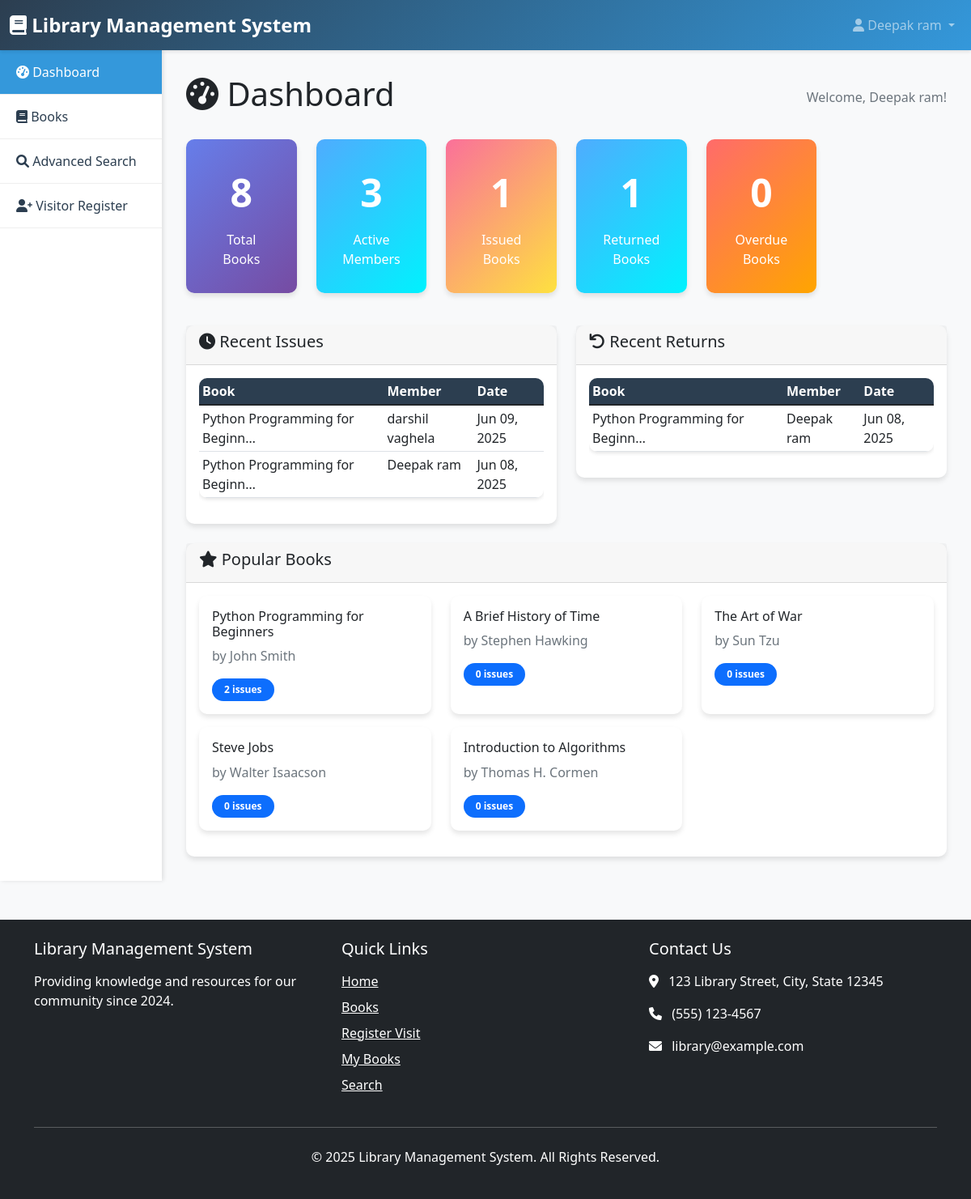
/dashboard/ (signed in), run on the app's committed database.
### library/models.py (models this page shows, shortened)
class BookIssue(models.Model):
    book = models.ForeignKey(Book, on_delete=models.CASCADE)
    member = models.ForeignKey(Member, on_delete=models.CASCADE)
    issue_date = models.DateTimeField(auto_now_add=True)
    due_date = models.DateTimeField()
    return_date = models.DateTimeField(null=True, blank=True)
    fine_amount = models.DecimalField(max_digits=10, decimal_places=2, default=0.00)
    is_returned = models.BooleanField(default=False)
    issued_by = models.ForeignKey(User, on_delete=models.CASCADE, related_name='issued_books')
    returned_by = models.ForeignKey(User, on_delete=models.CASCADE, related_name='returned_books', null=True, blank=True)

class Book(models.Model):
    title = models.CharField(max_length=200)
    author = models.CharField(max_length=200)
    isbn = models.CharField(max_length=13, unique=True)
    category = models.ForeignKey(Category, on_delete=models.CASCADE)
    total_copies = models.PositiveIntegerField(default=1)
    available_copies = models.PositiveIntegerField(default=1)
    publication_date = models.DateField()
    publisher = models.CharField(max_length=200)
    description = models.TextField(blank=True)
    book_image = models.ImageField(upload_to='book_images/', blank=True, null=True)
    added_date = models.DateTimeField(auto_now_add=True)
    updated_date = models.DateTimeField(auto_now=True)

class Member(models.Model):
    MEMBER_TYPES = [
        ('student', 'Student'),
        ('faculty', 'Faculty'),
        ('staff', 'Staff'),
    ]
    user = models.OneToOneField(User, on_delete=models.CASCADE)
    member_id = models.CharField(max_length=20, unique=True)
    phone = models.CharField(max_length=15)
    address = models.TextField()
    member_type = models.CharField(max_length=10, choices=MEMBER_TYPES, default='student')
    department = models.CharField(max_length=100)
    enrollment_number = models.CharField(max_length=20, blank=True)
    date_joined = models.DateTimeField(auto_now_add=True)
    is_active = models.BooleanField(default=True)

### library/views.py (the view)
# urls.py: path('dashboard/', views.dashboard, name='dashboard'),
@login_required
def dashboard(request):
    context = {}
    total_books = Book.objects.count()
    total_members = Member.objects.filter(is_active=True).count()
    issued_books = BookIssue.objects.filter(is_returned=False).count()
    returned_books = BookIssue.objects.filter(is_returned=True).count()
    overdue_books = BookIssue.objects.filter(
        is_returned=False,
        due_date__lt=timezone.now()
    ).count()
    context.update({
        'total_books': total_books,
        'total_members': total_members,
        'issued_books': issued_books,
        'returned_books': returned_books,
        'overdue_books': overdue_books,
    })
    recent_issues = BookIssue.objects.select_related('book', 'member__user').order_by('-issue_date')[:5]
    recent_returns = BookIssue.objects.filter(is_returned=True).select_related('book', 'member__user').order_by('-return_date')[:5]
    context.update({
        'recent_issues': recent_issues,
        'recent_returns': recent_returns,
    })
    popular_books = Book.objects.annotate(
        issue_count=Count('bookissue')
    ).order_by('-issue_count')[:5]
    context['popular_books'] = popular_books
    return render(request, 'library/dashboard.html', context)

### templates/library/dashboard.html (shortened to what this page needs)
{% extends 'base.html' %}
{% block content %}
<div class="d-flex justify-content-between align-items-center mb-4">
    <h1><i class="fas fa-tachometer-alt"></i> Dashboard</h1>
    <div class="text-muted">
        Welcome, {{ user.get_full_name|default:user.username }}!
    </div>
</div>
<div class="row mb-4">
    <div class="col-md-6 col-lg-2 mb-3">
        <div class="card stat-card info">
            <div class="stat-number">{{ total_books }}</div>
            <div>Total Books</div>
        </div>
    </div>
    <div class="col-md-6 col-lg-2 mb-3">
        <div class="card stat-card success">
            <div class="stat-number">{{ total_members }}</div>
            <div>Active Members</div>
        </div>
    </div>
    <div class="col-md-6 col-lg-2 mb-3">
        <div class="card stat-card warning">
            <div class="stat-number">{{ issued_books }}</div>
            <div>Issued Books</div>
        </div>
    </div>
    <div class="col-md-6 col-lg-2 mb-3">
        <div class="card stat-card success">
            <div class="stat-number">{{ returned_books }}</div>
            <div>Returned Books</div>
        </div>
    </div>
    <div class="col-md-6 col-lg-2 mb-3">
        <div class="card stat-card danger">
            <div class="stat-number">{{ overdue_books }}</div>
            <div>Overdue Books</div>
        </div>
    </div>
</div>
<div class="row">
    <div class="col-lg-6 mb-4">
        <div class="card">
            <div class="card-header">
                <h5><i class="fas fa-clock"></i> Recent Issues</h5>
            </div>
            <div class="card-body">
                {% if recent_issues %}
                    <div class="table-responsive">
                        <table class="table table-sm">
                            <thead>
                                <tr>
                                    <th>Book</th>
                                    <th>Member</th>
                                    <th>Date</th>
                                </tr>
                            </thead>
                            <tbody>
                                {% for issue in recent_issues %}
                                <tr>
                                    <td>{{ issue.book.title|truncatechars:30 }}</td>
                                    <td>{{ issue.member.user.get_full_name }}</td>
                                    <td>{{ issue.issue_date|date:"M d, Y" }}</td>
                                </tr>
                                {% endfor %}
                            </tbody>
                        </table>
                    </div>
                {% else %}
                    <p class="text-muted">No recent issues</p>
                {% endif %}
            </div>
        </div>
    </div>
    <div class="col-lg-6 mb-4">
        <div class="card">
            <div class="card-header">
                <h5><i class="fas fa-undo"></i> Recent Returns</h5>
            </div>
            <div class="card-body">
                {% if recent_returns %}
                    <div class="table-responsive">
                        <table class="table table-sm">
                            <thead>
                                <tr>
                                    <th>Book</th>
                                    <th>Member</th>
                                    <th>Date</th>
                                </tr>
                            </thead>
                            <tbody>
                                {% for return in recent_returns %}
                                <tr>
                                    <td>{{ return.book.title|truncatechars:30 }}</td>
                                    <td>{{ return.member.user.get_full_name }}</td>
                                    <td>{{ return.return_date|date:"M d, Y" }}</td>
                                </tr>
                                {% endfor %}
                            </tbody>
                        </table>
                    </div>
                {% else %}
                    <p class="text-muted">No recent returns</p>
                {% endif %}
            </div>
        </div>
    </div>
</div>
<div class="row">
    <div class="col-12">
        <div class="card">
            <div class="card-header">
                <h5><i class="fas fa-star"></i> Popular Books</h5>
            </div>
            <div class="card-body">
                {% if popular_books %}
                    <div class="row">
                        {% for book in popular_books %}
                        <div class="col-md-6 col-lg-4 mb-3">
                            <div class="card h-100">
                                <div class="card-body">
                                    <h6 class="card-title">{{ book.title }}</h6>
                                    <p class="card-text text-muted">by {{ book.author }}</p>
                                    <span class="badge bg-primary">{{ book.issue_count }} issue{{ book.issue_count|pluralize }}</span>
                                </div>
                            </div>
                        </div>
                        {% endfor %}
                    </div>
                {% else %}
                    <p class="text-muted">No popular books data available</p>
                {% endif %}
            </div>
        </div>
    </div>
</div>
{% endblock %}

### templates/base.html (shortened to what this page needs)
<!DOCTYPE html>
<html lang="en">
<head>
    <link href="https://cdn.jsdelivr.net/npm/bootstrap@5.1.3/dist/css/bootstrap.min.css" rel="stylesheet">
    <link href="https://cdnjs.cloudflare.com/ajax/libs/font-awesome/6.0.0/css/all.min.css" rel="stylesheet">
</head>
<body>
    <nav class="navbar navbar-expand-lg navbar-dark">
        <div class="container-fluid">
            <a class="navbar-brand" href="{% if user.is_authenticated %}{% url 'dashboard' %}{% else %}{% url 'home' %}{% endif %}">
                <i class="fas fa-book"></i> Library Management System
            </a>
            <div class="collapse navbar-collapse" id="navbarNav">
                <ul class="navbar-nav ms-auto">
                    {% if user.is_authenticated %}
                        <li class="nav-item dropdown">
                            <a class="nav-link dropdown-toggle" href="#" id="navbarDropdown" role="button" data-bs-toggle="dropdown">
                                <i class="fas fa-user"></i> {{ user.get_full_name|default:user.username }}
                            </a>
                        </li>
                    {% endif %}
                </ul>
            </div>
        </div>
    </nav>
    <div class="container-fluid">
        <div class="row">
            {% if user.is_authenticated %}
            <div class="col-md-3 col-lg-2 sidebar">
                <nav class="nav flex-column">
                    <a class="nav-link {% if request.resolver_match.url_name == 'dashboard' %}active{% endif %}" href="{% url 'dashboard' %}">
                        <i class="fas fa-tachometer-alt"></i> Dashboard
                    </a>
                    <a class="nav-link {% if 'book' in request.resolver_match.url_name %}active{% endif %}" href="{% url 'book_list' %}">
                        <i class="fas fa-book"></i> Books
                    </a>
                    <a class="nav-link {% if request.resolver_match.url_name == 'search' %}active{% endif %}" href="{% url 'search' %}">
                        <i class="fas fa-search"></i> Advanced Search
                    </a>
                    <a class="nav-link" href="{% url 'visitor_register' %}">
                        <i class="fas fa-user-plus"></i> Visitor Register
                    </a>
                </nav>
            </div>
            {% endif %}
            <div class="{% if user.is_authenticated %}col-md-9 col-lg-10{% else %}col-12{% endif %} main-content">
                {% block content %}{% endblock %}
            </div>
        </div>
    </div>
    <footer class="mt-5 py-4 bg-dark text-white">
        <div class="container">
            <div class="row">
                <div class="col-md-4 mb-4 mb-md-0">
                    <h5 class="mb-3">Library Management System</h5>
                    <p>Providing knowledge and resources for our community since 2024.</p>
                </div>
                <div class="col-md-4 mb-4 mb-md-0">
                    <h5 class="mb-3">Quick Links</h5>
                    <ul class="list-unstyled">
                        <li class="mb-2"><a href="{% url 'home' %}" class="text-white">Home</a></li>
                        <li class="mb-2"><a href="{% url 'book_list' %}" class="text-white">Books</a></li>
                        <li class="mb-2"><a href="{% url 'visitor_register' %}" class="text-white">Register Visit</a></li>
                        {% if user.is_authenticated %}
                            <li class="mb-2"><a href="{% url 'my_books' %}" class="text-white">My Books</a></li>
                            <li class="mb-2"><a href="{% url 'search' %}" class="text-white">Search</a></li>
                        {% else %}
                            <li class="mb-2"><a href="{% url 'login' %}" class="text-white">Login</a></li>
                            <li class="mb-2"><a href="{% url 'register' %}" class="text-white">Register</a></li>
                        {% endif %}
                    </ul>
                </div>
                <div class="col-md-4">
                    <h5 class="mb-3">Contact Us</h5>
                    <address>
                        <p><i class="fas fa-map-marker-alt me-2"></i> 123 Library Street, City, State 12345</p>
                        <p><i class="fas fa-phone me-2"></i> (555) 123-4567</p>
                        <p><i class="fas fa-envelope me-2"></i> library@example.com</p>
                    </address>
                </div>
            </div>
            <hr class="my-4">
            <div class="text-center">
                <p>&copy; {% now "Y" %} Library Management System. All Rights Reserved.</p>
            </div>
        </div>
    </footer>
</body>
</html>

### templates/base.html (style rules this page uses)
:root { --primary-color: #2c3e50; --secondary-color: #3498db; --success-color: #27ae60; --warning-color: #f39c12; --danger-color: #e74c3c; }
body { background-color: #f8f9fa; font-family: 'Segoe UI', Tahoma, Geneva, Verdana, sans-serif; }
.navbar { background: linear-gradient(135deg, var(--primary-color), var(--secondary-color)); box-shadow: 0 2px 4px rgba(0,0,0,0.1); }
.navbar-brand { font-weight: bold; font-size: 1.5rem; }
.sidebar { background: white; min-height: calc(100vh - 76px); box-shadow: 2px 0 5px rgba(0,0,0,0.1); padding: 0; }
.sidebar .nav-link { color: var(--primary-color); padding: 15px 20px; border-bottom: 1px solid #eee; transition: all 0.3s ease; }
.sidebar .nav-link.active { background-color: var(--secondary-color); color: white; }
.main-content { padding: 30px; }
.card { border: none; border-radius: 10px; box-shadow: 0 4px 6px rgba(0,0,0,0.1); transition: transform 0.3s ease; }
.stat-card { background: linear-gradient(135deg, #667eea 0%, #764ba2 100%); color: white; text-align: center; padding: 30px; }
.stat-card.success { background: linear-gradient(135deg, #4facfe 0%, #00f2fe 100%); }
.stat-card.warning { background: linear-gradient(135deg, #fa709a 0%, #fee140 100%); }
.stat-card.danger { background: linear-gradient(135deg, #ff6b6b 0%, #ffa500 100%); }
.stat-card.info { background: linear-gradient(135deg, #667eea 0%, #764ba2 100%); }
.stat-number { font-size: 3rem; font-weight: bold; margin-bottom: 10px; }
.table { background: white; border-radius: 10px; overflow: hidden; box-shadow: 0 2px 4px rgba(0,0,0,0.1); }
.table thead { background: var(--primary-color); color: white; }
.badge { border-radius: 20px; padding: 8px 15px; }

### data on the page
BookIssue: book "Python Programming for Beginn…", member.user.get_full_name "darshil vaghela", issue_date "Jun 09, 2025"
BookIssue: book "Python Programming for Beginn…", member.user.get_full_name "Deepak ram", issue_date "Jun 08, 2025", return_date "Jun 08, 2025"
Book: title "Python Programming for Beginners", author "John Smith", issue_count "2"
Book: title "A Brief History of Time", author "Stephen Hawking", issue_count "0"
Book: title "The Art of War", author "Sun Tzu", issue_count "0"
Book: title "Steve Jobs", author "Walter Isaacson", issue_count "0"
Book: title "Introduction to Algorithms", author "Thomas H. Cormen", issue_count "0"

### other printed values
{{ user.get_full_name|default:user.username }} "Deepak ram"
{{ total_books }} "8"
{{ total_members }} "3"
{{ issued_books }} "1"
{{ returned_books }} "1"
{{ overdue_books }} "0"
